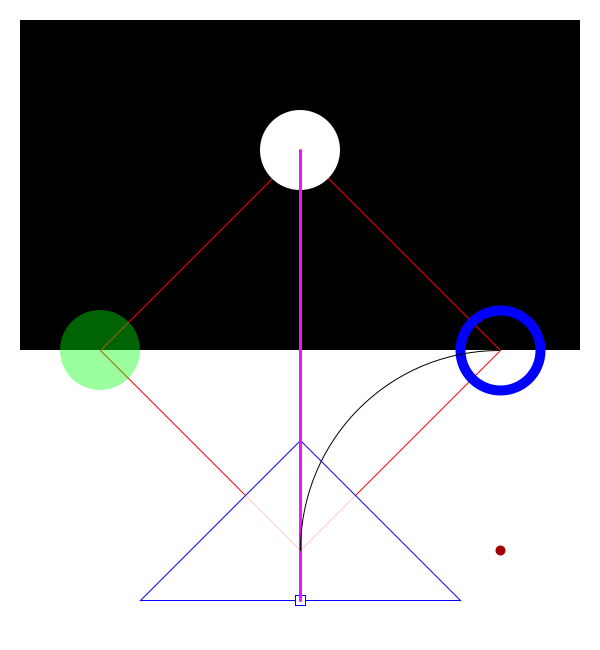
Frame 1 (no input)
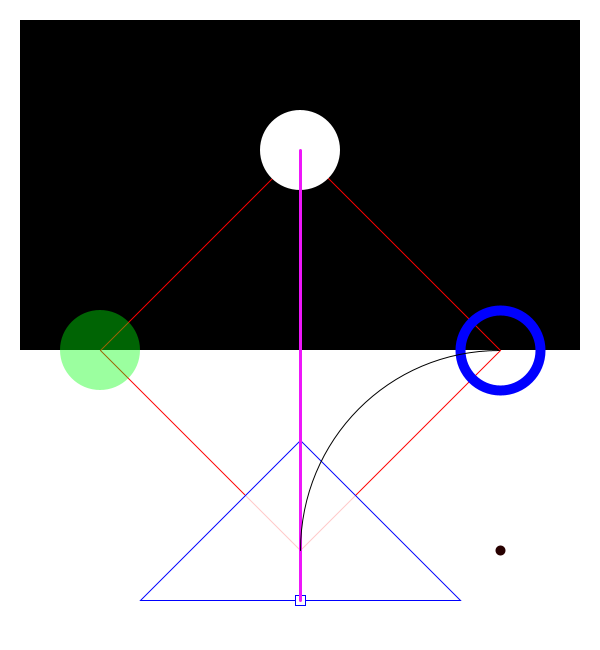
Frame 60 (the mouse pressed at the canvas centre just before this capture)
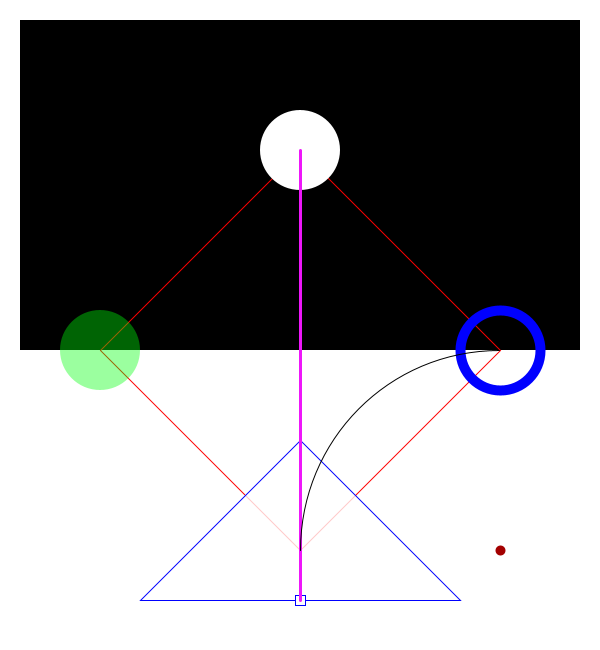
Frame 120 (the mouse held since frame 60 and released just before this capture)

The Processing sketch that drew these frames (run headless with seeded random() and noise(); from frame 60 on, the mouse is pressed at the canvas centre):

// Processing sketch: day5
// ── day5.pde
//Drawing Order

void setup(){ //runs once at startup
  size(600,650);
}

void draw(){
  background(255); //set background white
  
  //black rectangle
  fill(0); //fills in black
  rectMode(CORNER);
  noStroke(); //no outline
  rect(20,20,560,330);
  
  //red quad
  stroke(255,0,0); //red outline color
  noFill(); //no color fill in shape
  strokeWeight(1); //outline with 1 thickness
  quad(300,150,100,350,300, 550, 500, 350);
  //quad(x1,y1, x2, y2, x3, y3, x4, y4);
  
  //top circle
  fill(255); //fill white
  noStroke(); //no outline
  ellipse(300,150, 80,80); //our first circle
  
  //left circle
  fill(0,255,10,100); //4th variable, transparency
  noStroke();
  ellipse(100,350, 80, 80);
  
  //right circle
  noFill();
  strokeWeight(10);
  stroke(0,0,255); //R,G,B
  ellipse(500,350, 80,80);
  
  //triangle
  strokeWeight(1);
  fill(255,200); //fills in orange
  triangle(300,440,140,600,460,600);
  //triangle(x1,y1, x2, y2, x3, y3);
  
  //bottom rectangle
  fill(255);
  stroke(0,0,255);
  rectMode(CENTER);
  rect(300,600,10,10);
  
  //line between two pts
  stroke(238,23,250);
  strokeWeight(3);
  line(300, 150, 300,600);
  
  //arc
  stroke(0);
  noFill();
  strokeWeight(1);
  arc(500,550, 400, 400, PI, PI+HALF_PI);
  //arc(a,b,c,d,start,stop,);
  
  //point 
  stroke(random(255),0,0);
  strokeWeight(10);
  point(500,550);
  
  
  
}
